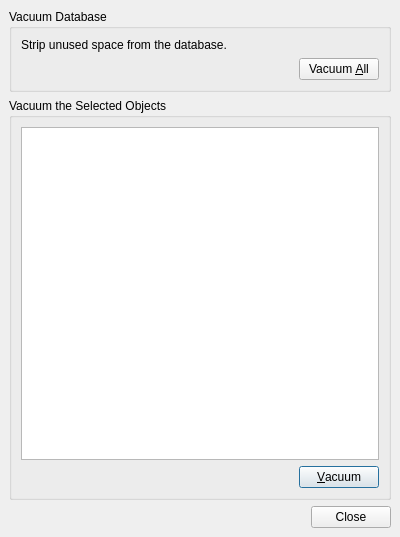
<ui version="4.0" >
 <class>VacuumDialog</class>
 <widget class="QDialog" name="VacuumDialog" >
  <property name="geometry" >
   <rect>
    <x>0</x>
    <y>0</y>
    <width>400</width>
    <height>537</height>
   </rect>
  </property>
  <property name="windowTitle" >
   <string>Vacuum Database</string>
  </property>
  <layout class="QGridLayout" >
   <property name="margin" >
    <number>9</number>
   </property>
   <property name="spacing" >
    <number>6</number>
   </property>
   <item row="1" column="0" >
    <widget class="QGroupBox" name="groupBox_3" >
     <property name="title" >
      <string>Vacuum the Selected Objects</string>
     </property>
     <layout class="QGridLayout" >
      <property name="margin" >
       <number>9</number>
      </property>
      <property name="spacing" >
       <number>6</number>
      </property>
      <item row="0" column="0" colspan="2" >
       <widget class="QListWidget" name="tableList" >
        <property name="selectionMode" >
         <enum>QAbstractItemView::ExtendedSelection</enum>
        </property>
       </widget>
      </item>
      <item row="1" column="1" >
       <widget class="QPushButton" name="tableButton" >
        <property name="text" >
         <string>&amp;Vacuum</string>
        </property>
       </widget>
      </item>
      <item row="1" column="0" >
       <spacer>
        <property name="orientation" >
         <enum>Qt::Horizontal</enum>
        </property>
        <property name="sizeHint" >
         <size>
          <width>40</width>
          <height>20</height>
         </size>
        </property>
       </spacer>
      </item>
     </layout>
    </widget>
   </item>
   <item row="0" column="0" >
    <widget class="QGroupBox" name="groupBox_2" >
     <property name="title" >
      <string>Vacuum Database</string>
     </property>
     <layout class="QGridLayout" >
      <property name="margin" >
       <number>9</number>
      </property>
      <property name="spacing" >
       <number>6</number>
      </property>
      <item row="1" column="1" >
       <widget class="QPushButton" name="allButton" >
        <property name="text" >
         <string>Vacuum &amp;All</string>
        </property>
       </widget>
      </item>
      <item row="1" column="0" >
       <spacer>
        <property name="orientation" >
         <enum>Qt::Horizontal</enum>
        </property>
        <property name="sizeHint" >
         <size>
          <width>141</width>
          <height>20</height>
         </size>
        </property>
       </spacer>
      </item>
      <item row="0" column="0" colspan="2" >
       <widget class="QLabel" name="label_2" >
        <property name="text" >
         <string>Strip unused space from the database.</string>
        </property>
       </widget>
      </item>
     </layout>
    </widget>
   </item>
   <item row="2" column="0" >
    <widget class="QDialogButtonBox" name="buttonBox" >
     <property name="orientation" >
      <enum>Qt::Horizontal</enum>
     </property>
     <property name="standardButtons" >
      <set>QDialogButtonBox::Close</set>
     </property>
    </widget>
   </item>
  </layout>
 </widget>
 <resources/>
 <connections>
  <connection>
   <sender>buttonBox</sender>
   <signal>accepted()</signal>
   <receiver>VacuumDialog</receiver>
   <slot>accept()</slot>
   <hints>
    <hint type="sourcelabel" >
     <x>248</x>
     <y>254</y>
    </hint>
    <hint type="destinationlabel" >
     <x>157</x>
     <y>274</y>
    </hint>
   </hints>
  </connection>
  <connection>
   <sender>buttonBox</sender>
   <signal>rejected()</signal>
   <receiver>VacuumDialog</receiver>
   <slot>reject()</slot>
   <hints>
    <hint type="sourcelabel" >
     <x>316</x>
     <y>260</y>
    </hint>
    <hint type="destinationlabel" >
     <x>286</x>
     <y>274</y>
    </hint>
   </hints>
  </connection>
 </connections>
</ui>
